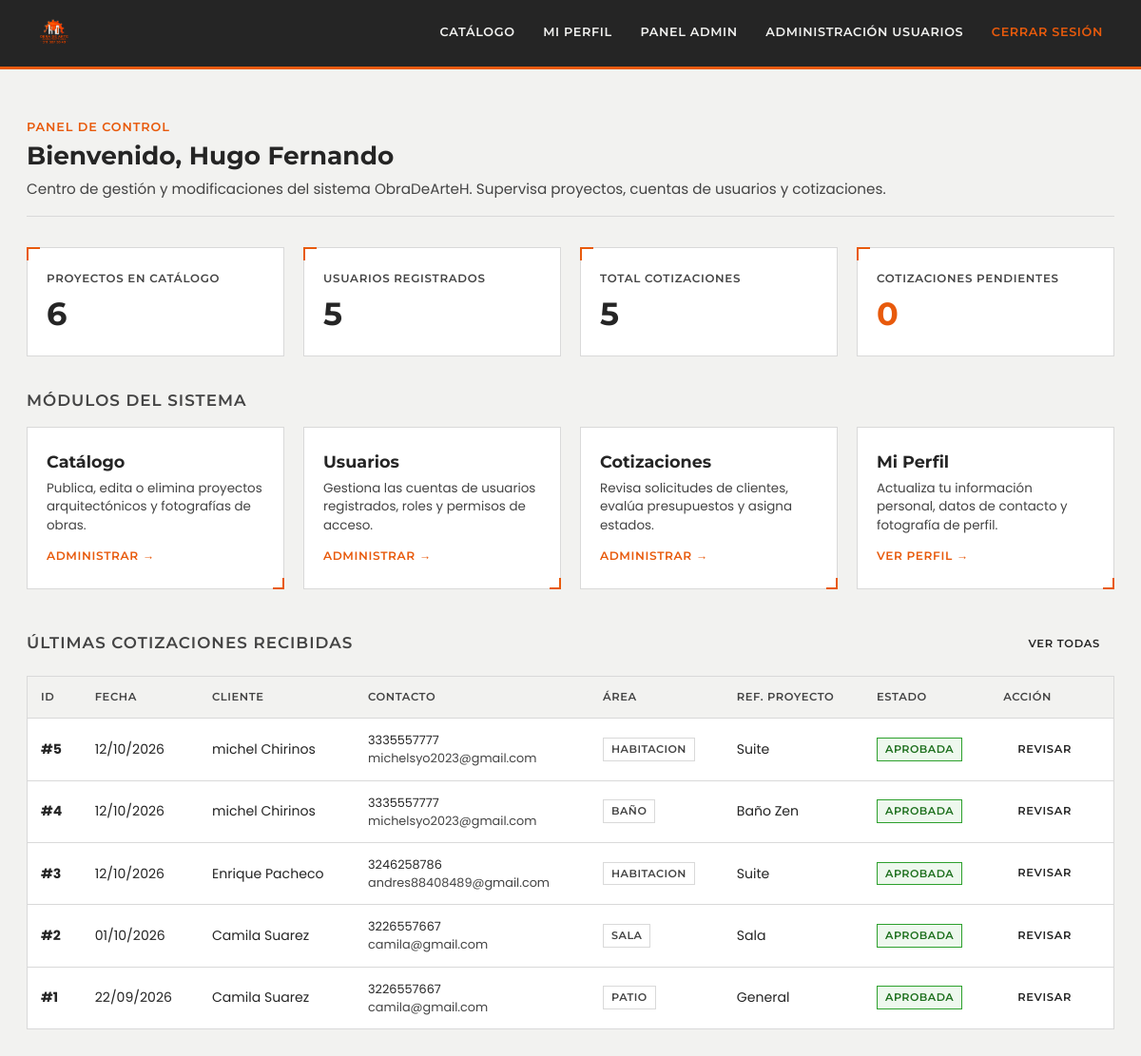
/admin/panel.php (signed in), run on the app's committed database.
### tables this page shows
CREATE TABLE `cotizaciones` (
  `id_cotizacion` int(11) NOT NULL,
  `id_usuario` int(11) DEFAULT NULL,
  `nombre_cliente` varchar(200) NOT NULL,
  `correo_cliente` varchar(200) NOT NULL,
  `telefono_cliente` varchar(50) NOT NULL,
  `categoria` varchar(100) NOT NULL,
  `id_imagen_ref` int(11) DEFAULT NULL,
  `nombre_proyecto_ref` varchar(250) DEFAULT NULL,
  `presupuesto_estimado` varchar(100) DEFAULT NULL,
  `detalles` text NOT NULL,
  `estado` enum('Pendiente','En revisión','Aprobada','Rechazada') NOT NULL DEFAULT 'Pendiente',
  `respuesta_admin` text DEFAULT NULL,
  `fecha_creacion` datetime NOT NULL DEFAULT current_timestamp()
);

### admin/panel.php (the view, shortened to what this page needs)
<?php
require_once '../DB/conexion.php';
try {
    $pdo->exec("
        CREATE TABLE IF NOT EXISTS `cotizaciones` (
          `id_cotizacion` int(11) NOT NULL AUTO_INCREMENT,
          `id_usuario` int(11) DEFAULT NULL,
          `nombre_cliente` varchar(200) NOT NULL,
          `correo_cliente` varchar(200) NOT NULL,
          `telefono_cliente` varchar(50) NOT NULL,
          `categoria` varchar(100) NOT NULL,
          `id_imagen_ref` int(11) DEFAULT NULL,
          `nombre_proyecto_ref` varchar(250) DEFAULT NULL,
          `presupuesto_estimado` varchar(100) DEFAULT NULL,
          `detalles` text NOT NULL,
          `estado` enum('Pendiente','En revisión','Aprobada','Rechazada') NOT NULL DEFAULT 'Pendiente',
          `respuesta_admin` text DEFAULT NULL,
          `fecha_creacion` datetime NOT NULL DEFAULT CURRENT_TIMESTAMP,
          PRIMARY KEY (`id_cotizacion`),
          KEY `idx_usuario` (`id_usuario`),
          KEY `idx_estado` (`estado`)
        ) ENGINE=InnoDB DEFAULT CHARSET=utf8mb4 COLLATE=utf8mb4_general_ci;
    ");
} catch (Exception $e) {
}
$totalPubs = 0;
$totalUsuarios = 0;
$totalCotizaciones = 0;
$cotizacionesPendientes = 0;
$cotizacionesRecientes = [];
try {
    $totalPubs = (int)$pdo->query("SELECT COUNT(*) FROM catalogo")->fetchColumn();
    $totalUsuarios = (int)$pdo->query("SELECT COUNT(*) FROM usuarios")->fetchColumn();
    $totalCotizaciones = (int)$pdo->query("SELECT COUNT(*) FROM cotizaciones")->fetchColumn();
    $cotizacionesPendientes = (int)$pdo->query("SELECT COUNT(*) FROM cotizaciones WHERE estado = 'Pendiente'")->fetchColumn();
    $stmtRecientes = $pdo->query("
        SELECT id_cotizacion, nombre_cliente, correo_cliente, telefono_cliente, categoria, nombre_proyecto_ref, estado, fecha_creacion
        FROM cotizaciones
        ORDER BY id_cotizacion DESC
        LIMIT 5
    ");
    $cotizacionesRecientes = $stmtRecientes ? $stmtRecientes->fetchAll(PDO::FETCH_ASSOC) : [];
} catch (Exception $e) {
}
$nombreAdmin = htmlspecialchars($_SESSION['nombre'] ?? 'Administrador');
?>
<!DOCTYPE html>
<html lang="es">
<head>
    <link rel="stylesheet" href="../assets/estilos.css">
    <link rel="stylesheet" href="../assets/estilos_adicionales.css">
</head>
<body>
    <?php include 'menuAdmin.php'; ?>
    <div class="contenido-admin">
        <div class="contenido-admin__encabezado">
            <span class="info-destacada__lema">Panel de Control</span>
            <h1 class="contenido-admin__titulo">Bienvenido, <?= $nombreAdmin ?></h1>
            <p class="contenido-admin__descripcion">
                Centro de gestión y modificaciones del sistema ObraDeArteH. Supervisa proyectos, cuentas de usuarios y cotizaciones.
            </p>
        </div>
        <div class="metricas-grid">
            <div class="metrica-tarjeta">
                <div class="metrica-tarjeta__encabezado">
                    <span class="metrica-tarjeta__etiqueta">Proyectos en Catálogo</span>
                </div>
                <div class="metrica-tarjeta__valor"><?= $totalPubs ?></div>
            </div>
            <div class="metrica-tarjeta">
                <div class="metrica-tarjeta__encabezado">
                    <span class="metrica-tarjeta__etiqueta">Usuarios Registrados</span>
                </div>
                <div class="metrica-tarjeta__valor"><?= $totalUsuarios ?></div>
            </div>
            <div class="metrica-tarjeta">
                <div class="metrica-tarjeta__encabezado">
                    <span class="metrica-tarjeta__etiqueta">Total Cotizaciones</span>
                </div>
                <div class="metrica-tarjeta__valor"><?= $totalCotizaciones ?></div>
            </div>
            <div class="metrica-tarjeta">
                <div class="metrica-tarjeta__encabezado">
                    <span class="metrica-tarjeta__etiqueta">Cotizaciones Pendientes</span>
                </div>
                <div class="metrica-tarjeta__valor" style="color: var(--color-acento);"><?= $cotizacionesPendientes ?></div>
            </div>
        </div>
        <h2 class="titulo-seccion" style="margin-bottom: 16px;">Módulos del Sistema</h2>
        <div class="modulos-admin-grid">
            <a href="catalogoAdmin/Rpubli.php" class="modulo-admin-tarjeta">
                <div>
                    <h3 class="modulo-admin-tarjeta__titulo">Catálogo</h3>
                    <p class="modulo-admin-tarjeta__desc">Publica, edita o elimina proyectos arquitectónicos y fotografías de obras.</p>
                </div>
                <span class="modulo-admin-tarjeta__enlace">Administrar &rarr;</span>
            </a>
            <a href="usuarios/administracion_Usuarios.php" class="modulo-admin-tarjeta">
                <div>
                    <h3 class="modulo-admin-tarjeta__titulo">Usuarios</h3>
                    <p class="modulo-admin-tarjeta__desc">Gestiona las cuentas de usuarios registrados, roles y permisos de acceso.</p>
                </div>
                <span class="modulo-admin-tarjeta__enlace">Administrar &rarr;</span>
            </a>
            <a href="cotizaciones/administracion_Cotizaciones.php" class="modulo-admin-tarjeta">
                <div>
                    <h3 class="modulo-admin-tarjeta__titulo">Cotizaciones</h3>
                    <p class="modulo-admin-tarjeta__desc">Revisa solicitudes de clientes, evalúa presupuestos y asigna estados.</p>
                </div>
                <span class="modulo-admin-tarjeta__enlace">Administrar &rarr;</span>
            </a>
            <a href="usuarios/perfilAdmin.php" class="modulo-admin-tarjeta">
                <div>
                    <h3 class="modulo-admin-tarjeta__titulo">Mi Perfil</h3>
                    <p class="modulo-admin-tarjeta__desc">Actualiza tu información personal, datos de contacto y fotografía de perfil.</p>
                </div>
                <span class="modulo-admin-tarjeta__enlace">Ver Perfil &rarr;</span>
            </a>
        </div>
        <div style="display: flex; justify-content: space-between; align-items: center; margin-bottom: 16px;">
            <h2 class="titulo-seccion">Últimas Cotizaciones Recibidas</h2>
            <a href="cotizaciones/administracion_Cotizaciones.php" class="boton boton--secundario boton--pequeno">
                Ver Todas
            </a>
        </div>
        <div class="tabla-contenedor">
            <table class="tabla">
                <thead>
                    <tr>
                        <th>ID</th>
                        <th>Fecha</th>
                        <th>Cliente</th>
                        <th>Contacto</th>
                        <th>Área</th>
                        <th>Ref. Proyecto</th>
                        <th>Estado</th>
                        <th>Acción</th>
                    </tr>
                </thead>
                <tbody>
                    <?php if (empty($cotizacionesRecientes)): ?>
                        <tr>
                            <td colspan="8" style="text-align: center; padding: 28px; color: var(--color-texto-secundario);">
                                No hay solicitudes de cotización recientes.
                            </td>
                        </tr>
                    <?php else: ?>
                        <?php foreach ($cotizacionesRecientes as $cot): ?>
                            <?php
                                $claseEstado = 'insignia--pendiente';
                                if ($cot['estado'] === 'En revisión') $claseEstado = 'insignia--revision';
                                elseif ($cot['estado'] === 'Aprobada') $claseEstado = 'insignia--aprobada';
                                elseif ($cot['estado'] === 'Rechazada') $claseEstado = 'insignia--rechazada';
                            ?>
                            <tr>
                                <td><strong>#<?= $cot['id_cotizacion'] ?></strong></td>
                                <td><?= htmlspecialchars(date('d/m/Y', strtotime($cot['fecha_creacion']))) ?></td>
                                <td><?= htmlspecialchars($cot['nombre_cliente']) ?></td>
                                <td style="font-size: 0.8rem;">
                                    <div><?= htmlspecialchars($cot['telefono_cliente']) ?></div>
                                    <div style="color: var(--color-texto-secundario);"><?= htmlspecialchars($cot['correo_cliente']) ?></div>
                                </td>
                                <td><span class="insignia"><?= htmlspecialchars(ucfirst($cot['categoria'])) ?></span></td>
                                <td><?= htmlspecialchars($cot['nombre_proyecto_ref'] ?: 'General') ?></td>
                                <td>
                                    <span class="insignia <?= $claseEstado ?>">
                                        <?= htmlspecialchars($cot['estado']) ?>
                                    </span>
                                </td>
                                <td>
                                    <a href="cotizaciones/administracion_Cotizaciones.php" class="boton boton--secundario boton--pequeno">
                                        Revisar
                                    </a>
                                </td>
                            </tr>
                        <?php endforeach; ?>
                    <?php endif; ?>
                </tbody>
            </table>
        </div>
    </div>
</body>
</html>

### assets/estilos.css (style rules this page uses)
:root { --color-acento: #E85A0C; --color-acento-oscuro: #C94A08; --color-texto: #252525; --color-texto-secundario: #444444; --color-fondo: #F2F2F0; --color-superficie: #FFFFFF; --color-borde: #D9D9D9; --fuente-titulo: 'Montserrat', sans-serif; --fuente-subtitulo: 'Montserrat', sans-serif; --fuente-cuerpo: 'Poppins', sans-serif; --fuente-display: 'Montserrat', sans-serif; }
*, *::before, *::after { box-sizing: border-box; }
html { max-width: 100%; overflow-x: hidden; scroll-behavior: smooth; -webkit-text-size-adjust: 100%; }
a { text-decoration: none; color: inherit; }
body { margin: 0; padding: 0; width: 100%; max-width: 100%; overflow-x: hidden; background-color: var(--color-fondo); font-family: var(--fuente-cuerpo); font-weight: 400; color: var(--color-texto); line-height: 1.5; }
h1 { font-family: var(--fuente-titulo); font-weight: 700; font-size: clamp(1.35rem, 3.5vw, 1.85rem); margin: 0 0 10px; line-height: 1.25; }
h2 { font-family: var(--fuente-subtitulo); font-weight: 600; font-size: clamp(1.1rem, 2.8vw, 1.4rem); margin: 0 0 8px; line-height: 1.3; }
h3, h4, h5, h6 { font-family: var(--fuente-subtitulo); font-weight: 600; margin: 0 0 6px; line-height: 1.35; }
.titulo-seccion { font-family: var(--fuente-subtitulo); font-size: clamp(0.92rem, 2.2vw, 1.05rem); font-weight: 600; color: var(--color-texto-secundario); letter-spacing: 0.06em; text-transform: uppercase; margin: 0; }
.boton, a.boton { display: inline-flex; align-items: center; justify-content: center; box-sizing: border-box; text-align: center; text-decoration: none; font-family: var(--fuente-subtitulo); font-weight: 600; font-size: clamp(0.78rem, 1.8vw, 0.85rem); text-transform: uppercase; letter-spacing: 0.06em; padding: clamp(10px, 2vw, 12px) clamp(16px, 3vw, 22px); border: 1px solid transparent; cursor: pointer; width: 100%; min-height: 42px; transition: background-color 0.15s ease, color 0.15s ease, border-color 0.15s ease, transform 0.1s ease; border-radius: 0; user-select: none; }
.boton--secundario { background-color: transparent; color: var(--color-texto); border-color: var(--color-borde); }
.contenido-admin, .contenido-publico { max-width: 1200px; width: 100%; margin: 0 auto; padding: clamp(24px, 4vw, 48px) clamp(14px, 3vw, 28px); box-sizing: border-box; }
.contenido-admin__encabezado, .contenido-publico__encabezado { margin-bottom: clamp(20px, 3vw, 32px); padding-bottom: clamp(12px, 2vw, 16px); border-bottom: 1px solid var(--color-borde); }
.contenido-admin__titulo, .contenido-publico__titulo { font-family: var(--fuente-titulo); font-weight: 700; font-size: clamp(1.3rem, 3.2vw, 1.65rem); margin: 0 0 8px; color: var(--color-texto); line-height: 1.25; }
.contenido-admin__descripcion, .contenido-publico__descripcion { font-family: var(--fuente-cuerpo); font-weight: 400; margin: 0; font-size: clamp(0.88rem, 2vw, 0.95rem); color: var(--color-texto-secundario); line-height: 1.5; }
.tabla-contenedor { overflow-x: auto; -webkit-overflow-scrolling: touch; border: 1px solid var(--color-borde); background-color: var(--color-superficie); width: 100%; margin-bottom: 24px; position: relative; }
.tabla { width: 100%; border-collapse: collapse; font-size: clamp(0.8rem, 1.7vw, 0.88rem); min-width: 600px; }
.tabla thead { background-color: var(--color-fondo); }
.tabla th, .tabla td { padding: clamp(10px, 1.8vw, 13px) clamp(10px, 1.8vw, 14px); text-align: left; border-bottom: 1px solid var(--color-borde); vertical-align: middle; }
.tabla th { font-family: var(--fuente-subtitulo); font-weight: 600; font-size: clamp(0.68rem, 1.5vw, 0.72rem); text-transform: uppercase; letter-spacing: 0.05em; color: var(--color-texto-secundario); white-space: nowrap; }
.tabla td { font-family: var(--fuente-cuerpo); font-weight: 400; }
.tabla tbody tr:last-child td { border-bottom: none; }
.insignia { display: inline-block; font-family: var(--fuente-subtitulo); font-weight: 600; font-size: 0.7rem; text-transform: uppercase; letter-spacing: 0.04em; padding: 3px 8px; border: 1px solid var(--color-borde); color: var(--color-texto-secundario); white-space: nowrap; }
.boton--pequeno, a.boton--pequeno { width: auto; padding: clamp(6px, 1.4vw, 8px) clamp(10px, 1.8vw, 14px); font-size: clamp(0.68rem, 1.5vw, 0.72rem); min-height: 34px; }
.info-destacada__lema { font-family: var(--fuente-subtitulo); font-weight: 600; font-size: clamp(0.72rem, 1.8vw, 0.8rem); text-transform: uppercase; letter-spacing: 0.07em; color: var(--color-acento); display: inline-block; margin-bottom: 4px; }

### data on the page
cotizaciones: id_cotizacion "5", fecha_creacion "12/10/2026", nombre_cliente "michel Chirinos", telefono_cliente "3335557777", correo_cliente "michelsyo2023@gmail.com", categoria "HABITACION", nombre_proyecto_ref "Suite", estado "APROBADA"
cotizaciones: id_cotizacion "4", fecha_creacion "12/10/2026", nombre_cliente "michel Chirinos", telefono_cliente "3335557777", correo_cliente "michelsyo2023@gmail.com", categoria "BAÑO", nombre_proyecto_ref "Baño Zen", estado "APROBADA"
cotizaciones: id_cotizacion "3", fecha_creacion "12/10/2026", nombre_cliente "Enrique Pacheco", telefono_cliente "3246258786", correo_cliente "andres88408489@gmail.com", categoria "HABITACION", nombre_proyecto_ref "Suite", estado "APROBADA"
cotizaciones: id_cotizacion "2", fecha_creacion "01/10/2026", nombre_cliente "Camila Suarez", telefono_cliente "3226557667", correo_cliente "camila@gmail.com", categoria "SALA", nombre_proyecto_ref "Sala", estado "APROBADA"
cotizaciones: id_cotizacion "1", fecha_creacion "22/09/2026", nombre_cliente "Camila Suarez", telefono_cliente "3226557667", correo_cliente "camila@gmail.com", categoria "PATIO", nombre_proyecto_ref "General", estado "APROBADA"

### other printed values
$nombreAdmin "Hugo Fernando"
$totalPubs "6"
$totalUsuarios "5"
$totalCotizaciones "5"
$cotizacionesPendientes "0"
